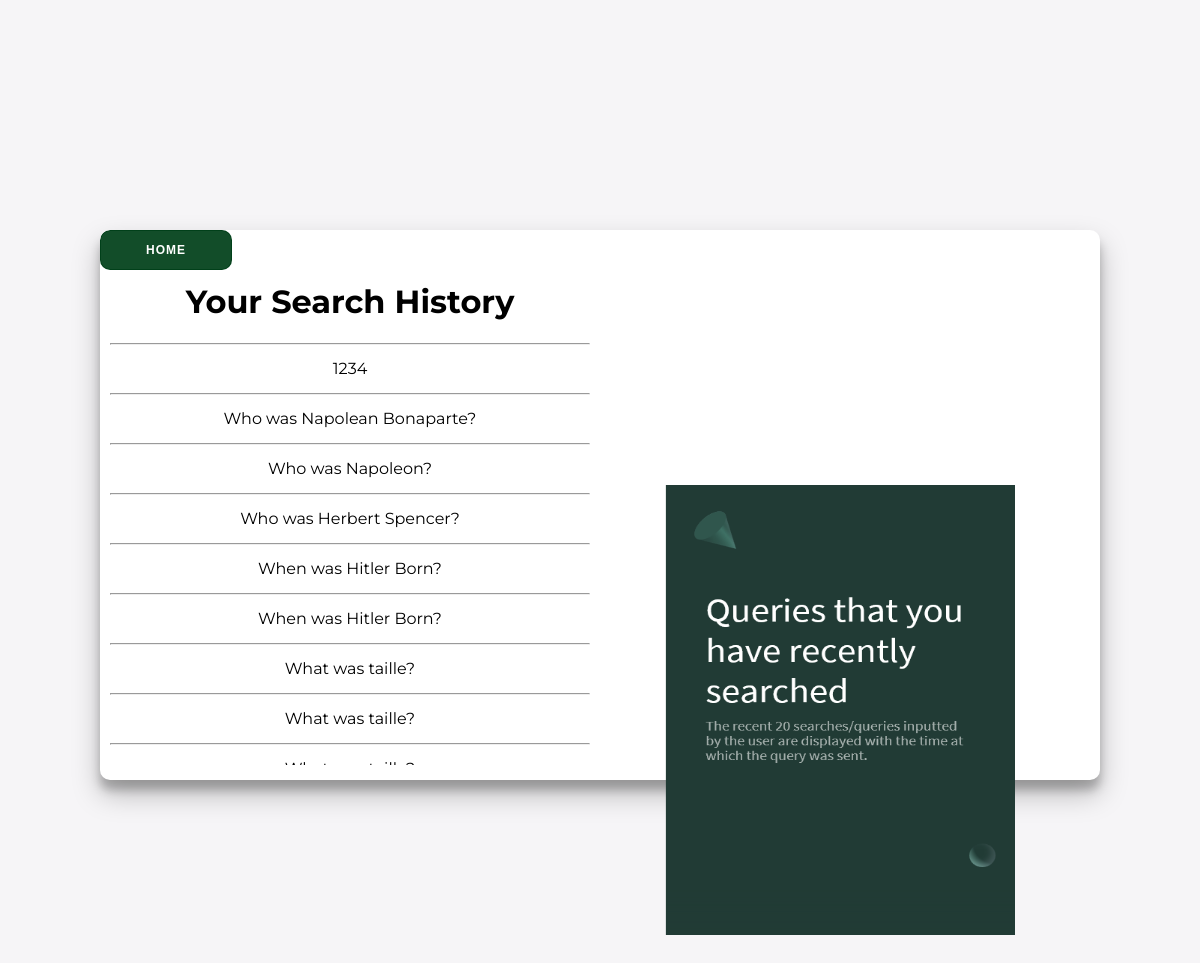
Page /history/ (signed in) on the committed database.
### searcher/models.py (models this page shows, shortened)
class hist(models.Model):
    cur_time = models.DateTimeField(auto_now_add=True)
    cur_user = models.TextField()
    cur_question = models.TextField()

### searcher/views.py (the view)
# urls.py: path('history/', views.history, name='history'),
def history(request):
    data = hist.objects.filter(cur_user=request.user.username).order_by('-cur_time')
    context = {
        'data': data
    }
    return render(request, 'searcher/history.html', context)

### templates/searcher/history.html (shortened to what this page needs)
{% extends "logger/header.html" %}
{% load static %}
{% block css %}
<link rel="stylesheet" type="text/css" href="{% static 'history_style.css' %}">
<link rel="stylesheet" href="https://cdnjs.cloudflare.com/ajax/libs/font-awesome/4.7.0/css/font-awesome.min.css">
{% endblock %}
{% block content %}
{% if user.is_authenticated %}
    <div class="container" id="container">
        <div class="form-container history-container">
            <div class="dropdown">
                <a href = "http://127.0.0.1:8000/"><button id="option" class="dropbtn">Home</button></a>
            </div>
            <form>
                <h1 style="padding-bottom: 1px"> Your Search History</h1>
                <hr>
                {% for data in data|slice:":20" %}
                {{ data.cur_question }}<br><hr>
                {% endfor %}
            </form>
        </div>
    </div>
    <div class="overlay-container">
        <div class="overlay">
            <div class="overlay-panel overlay-right">
                <img src="{% static 'images/history.png' %}" alt="movie-2" height="450" width="350"/>
            </div>
        </div>
    </div>
{% endif %}
{% endblock %}

### templates/logger/header.html (shortened to what this page needs)
<!DOCTYPE html>
<html>
  <head>
    {% load static %}
    {% block css %}
    {% endblock %}
  </head>
 <body>
    {% block content %}
    {% endblock %}
  </body>
</html>

### static/history_style.css (style rules this page uses)
* { box-sizing: border-box; }
body { background: #f6f5f7; display: flex; justify-content: center; align-items: center; flex-direction: column; font-family: 'Montserrat', sans-serif; height: 50vh; margin: 150px 0 50px; }
h1 { margin: 0px; }
hr { height: 1px; background-color: #7324c2; width: 100%; text-align:left; margin-left:0 }
button { border-radius: 10px; border: 1px solid #014019ed; background-color: #014019ed; color: #FFFFFF; font-size: 12px; font-weight: bold; padding: 12px 45px; letter-spacing: 1px; text-transform: uppercase; transition: transform 80ms ease-in; }
form { background-color: #FFFFFF; display: flex; align-items: center; line-height:2; justify-content: start; flex-direction: column; padding: 0 10px; overflow-y: auto; height: 90%; text-align: center; }
.container { background-color: #fff; border-radius: 10px; box-shadow: 0 14px 28px rgba(0,0,0,0.25), 0 10px 10px rgba(0,0,0,0.22); position: relative; overflow: hidden; width: 1000px; max-width: 100%; min-height: 550px; }
.form-container { position: absolute; top: 0; height: 100%; transition: all 0.6s ease-in-out; }
.history-container { left: 0; width: 50%; z-index: 2; }
.overlay-container { position: absolute; top: 0; left: 45%; width: 50%; height: 100%; overflow: hidden; transition: transform 0.6s ease-in-out; z-index: 100; }
.overlay { color: #FFFFFF; position: relative; left: -100%; height: 100%; width: 200%; transform: translateX(0); transition: transform 0.6s ease-in-out; }
.overlay-panel { position: absolute; display: flex; align-items: center; justify-content: center; flex-direction: column; padding: 0 40px; text-align: center; top: 0; height: 100%; width: 50%; transform: translateX(0); transition: transform 0.6s ease-in-out; }
.overlay-right { right: 0; transform: translateX(0); }

### rows in the picture
hist: cur_question "1234"
hist: cur_question "Who was Napolean Bonaparte?"
hist: cur_question "Who was Napoleon?"
hist: cur_question "Who was Herbert Spencer?"
hist: cur_question "When was Hitler Born?"
hist: cur_question "When was Hitler Born?"
hist: cur_question "What was taille?"
hist: cur_question "What was taille?"
